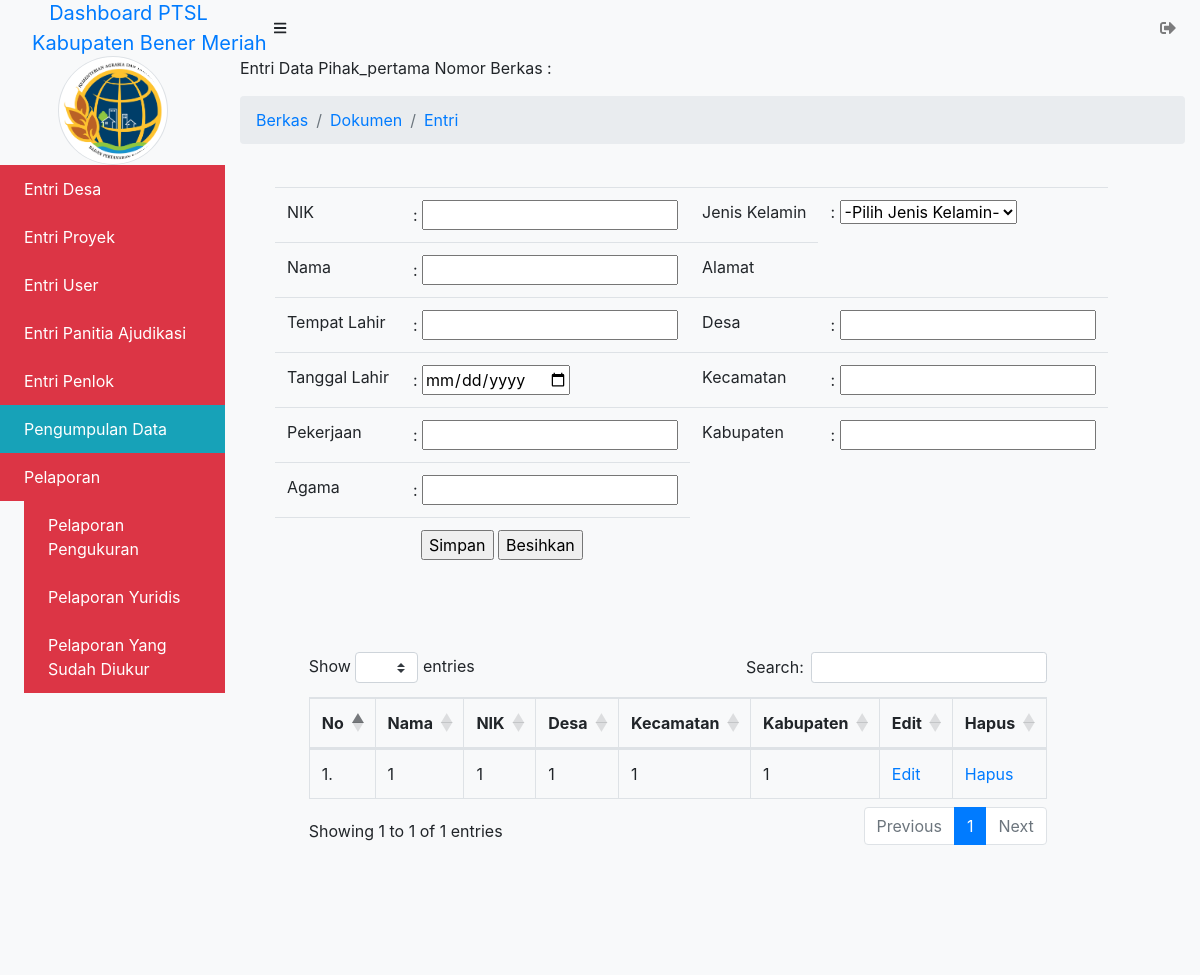
The page /admin/pemb_berkas/dokumen/entri/entri_pihak_pertama.php (signed in) on the database as committed earlier.
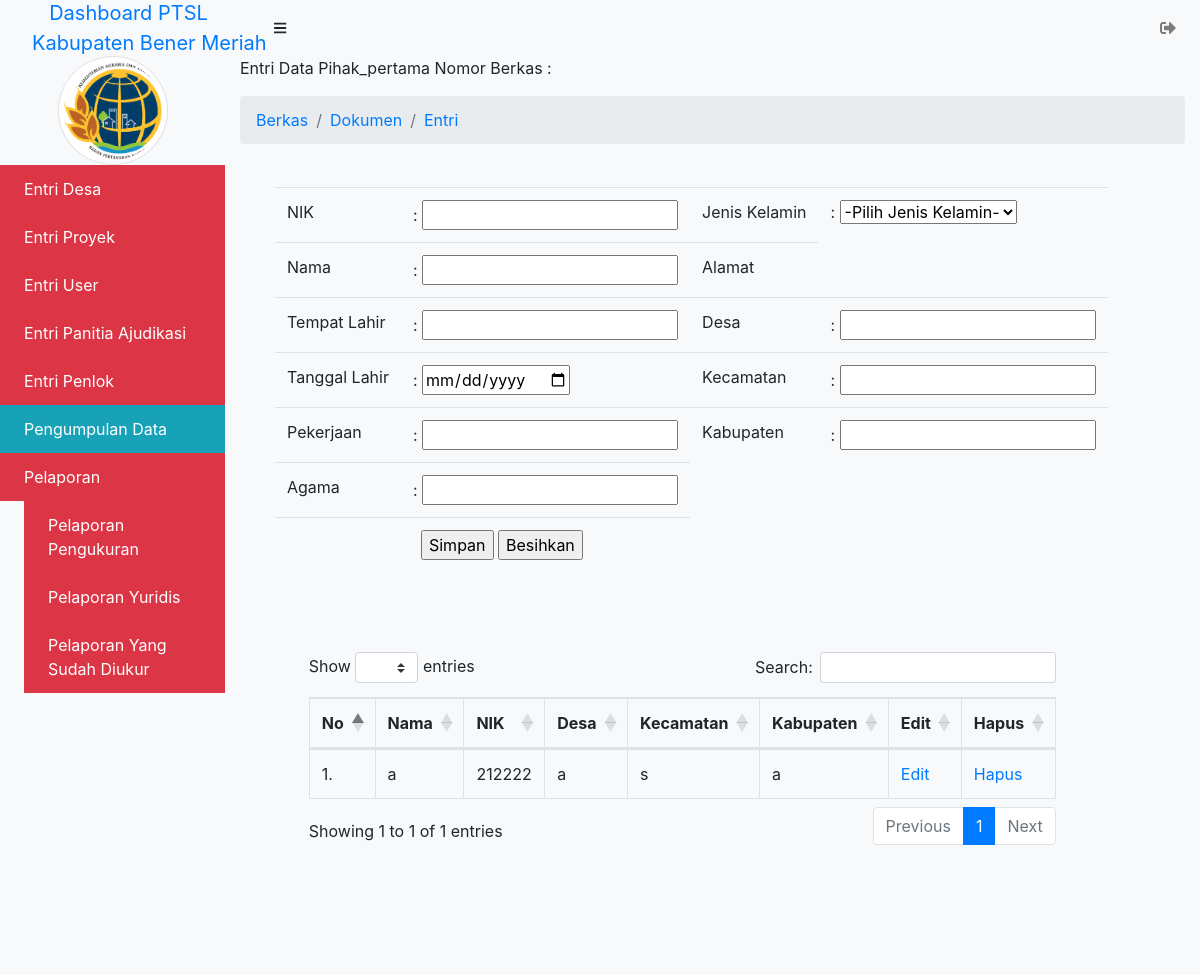
The same page on the database as committed later.
### tables this page shows
CREATE TABLE `pihak_pertama` (
  `id_pihak_pertama` int(11) NOT NULL,
  `nik_pihak_pertama` varchar(255) NOT NULL,
  `id_jk` int(11) NOT NULL,
  `nama_pihak_pertama` varchar(255) NOT NULL,
  `temp_lahir_pihak_pertama` varchar(255) NOT NULL,
  `desa_pihak_pertama` varchar(255) NOT NULL,
  `tgl_lahir_pihak_pertama` date NOT NULL,
  `kecamatan_pihak_pertama` varchar(255) NOT NULL,
  `pekerjaan_pihak_pertama` varchar(255) NOT NULL,
  `kabupaten_pihak_pertama` varchar(255) NOT NULL,
  `agama_pihak_pertama` varchar(255) NOT NULL
);

### admin/pemb_berkas/dokumen/entri/entri_pihak_pertama.php (the view, shortened to what the changed rows need)
<?php $title = "Entri Data  Pihak_pertama";
include_once('../../../_header.php');
?>
            <div id="layoutSidenav_content">
                <main>
<?php
function tambah($koneksi){
    ?>
                        <div class="row">
                            <div class="col-xl-auto offset-xl-1">
    <?php
}
function tampil_data($koneksi){
    $sql = "SELECT * FROM pihak_pertama LEFT JOIN jenis_kelamin ON pihak_pertama.id_jk = jenis_kelamin.id_jk";
    $query = mysqli_query($koneksi, $sql);
    $nomor = 1;
        echo "<fieldset>";
        echo "<div class='table-responsive'>";
        echo "<table class='table table-responsive-sm table-bordered table-hover' id='user' border='1' cellpadding='10'>";
        echo "<thead>";
            echo "<tr>";
            echo "<th>No</th>
                <th>Nama</th>
                <th>NIK</th>
                <th>Desa</th>
                <th>Kecamatan</th>
                <th>Kabupaten</th>
                <th>Edit</th>
                <th>Hapus</th>";
            echo "</tr>";
        echo "</thead>";
        echo "<tbody>";
    while($data = mysqli_fetch_array($query)){
        ?>
            <tr>
                <td><?= $nomor++; ?>.</td>
                <td><?php echo $data['nama_pihak_pertama']; ?></td>
                <td><?php echo $data['nik_pihak_pertama']; ?></td>
                <td><?php echo $data['desa_pihak_pertama']; ?></td>
                <td><?php echo $data['kecamatan_pihak_pertama']; ?></td>
                <td><?php echo $data['kabupaten_pihak_pertama']; ?></td>
                <td>
                    <a href="entri_pihak_pertama.php?aksi=update&id=<?php echo $data['id_pihak_pertama']; ?>&nik_pihak_pertama=<?php echo $data['nik_pihak_pertama']; ?>&jk=<?php echo $data['id_jk']; ?>&nama_pihak_pertama=<?php echo $data['nama_pihak_pertama']; ?>&temp_lahir_pihak_pertama=<?php echo $data['temp_lahir_pihak_pertama']; ?>&desa_pihak_pertama=<?php echo $data['desa_pihak_pertama']; ?>&tgl_lahir_pihak_pertama=<?php echo $data['tgl_lahir_pihak_pertama']; ?>&kecamatan_pihak_pertama=<?php echo $data['kecamatan_pihak_pertama']; ?>&pekerjaan_pihak_pertama=<?php echo $data['pekerjaan_pihak_pertama']; ?>&kabupaten_pihak_pertama=<?php echo $data['kabupaten_pihak_pertama']; ?>&agama_pihak_pertama=<?php echo $data['agama_pihak_pertama']; ?>">Edit</a>
                </td>
                <td>
                    <a href="entri_pihak_pertama.php?aksi=delete&id=<?php echo $data['id_pihak_pertama']; ?>" onClick="return confirm('Yakin akan menghapus pihak_pertama <?= $data['nama_pihak_pertama']; ?>?')">Hapus</a>
                </td>
            </tr>
        <?php
    }
    echo "</tbody>";
    echo "</table>";
    echo "</fieldset>";
}
        ?>
        <?php
if (isset($_GET['aksi'])){
    switch($_GET['aksi']){
        case "create":
            echo '<a href="entri_pihak_pertama.php"> &laquo; Home</a>';
            tambah($koneksi);
            break;
        case "read":
            tampil_data($koneksi);
            break;
        case "update":
            ubah($koneksi);
            tampil_data($koneksi);
            break;
        case "delete":
            hapus($koneksi);
            break;
        default:
            echo "<h3>Aksi <i>".$_GET['aksi']."</i> tidaka ada!</h3>";
            tambah($koneksi);
            tampil_data($koneksi);
    }
} else {
    tambah($koneksi);
    tampil_data($koneksi);
}
?>
                            </div>
                        </div>
                    </div>
                </div>
<?php include_once('../../../_footer.php'); ?>

Rows that differ between the two databases and show on the page:
removed pihak_pertama: nama_pihak_pertama "1", nik_pihak_pertama "1", desa_pihak_pertama "1", kecamatan_pihak_pertama "1", kabupaten_pihak_pertama "1"
added pihak_pertama: nama_pihak_pertama "a", nik_pihak_pertama "212222", desa_pihak_pertama "a", kecamatan_pihak_pertama "s", kabupaten_pihak_pertama "a"
